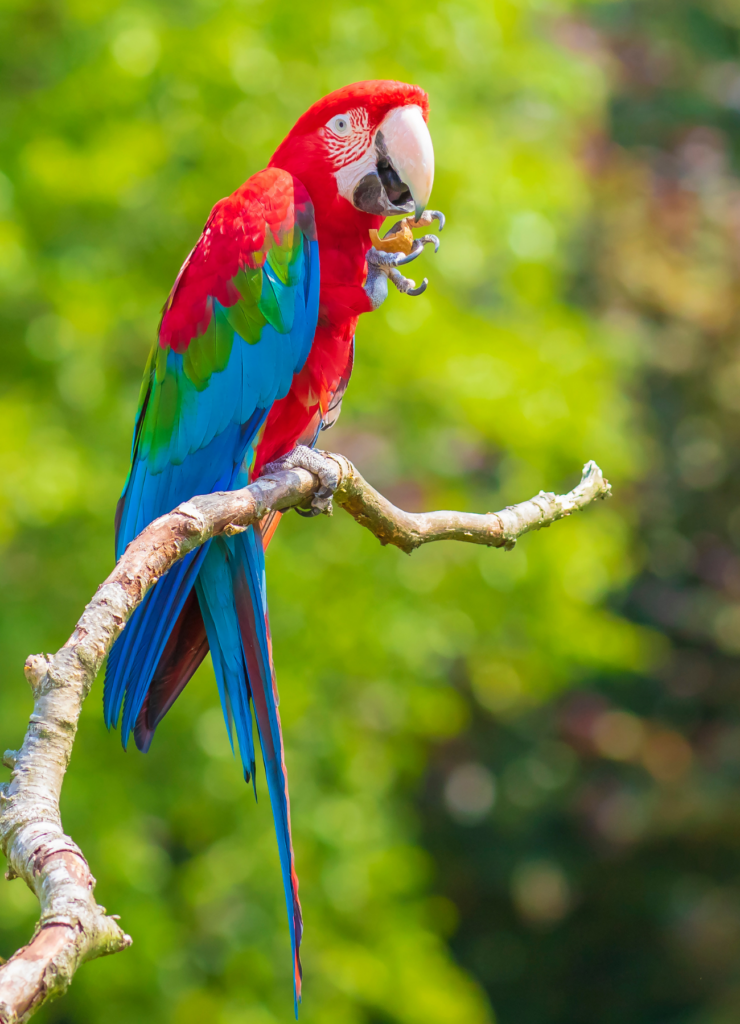
#> input picture image.png, 740 x 1024 px, found by its file name
$ python task7.py
#> lines starting #> are read from the running program, lines starting #| are printed output that depends on the picture
import cv2
import numpy as np
import matplotlib.pyplot as plt

img = cv2.imread("C:/Users/Miras/Desktop/dev/ComputerVision/image.png")
#> img is the input picture: shape (1024, 740, 3); mean B, G, R 49.9, 131.5, 116.7
img_resized = cv2.resize(img, (256, 256))
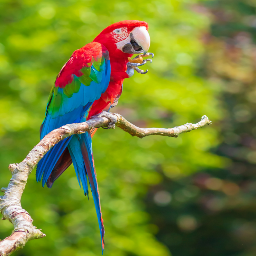
#> img_resized: shape (256, 256, 3); mean B, G, R 49.9, 131.5, 116.7
gray = cv2.cvtColor(img_resized, cv2.COLOR_BGR2GRAY)
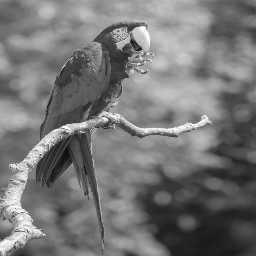
#> gray: shape (256, 256); min 9, max 254, mean 117.8

sobel_x_kernel = np.array([[-1, 0, 1],
                           [-2, 0, 2],
                           [-1, 0, 1]], dtype=np.float32)

padded_zero = np.pad(gray, pad_width=1, mode='constant', constant_values=0)
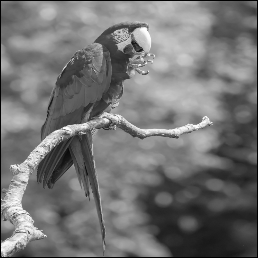
#> padded_zero: shape (258, 258); min 0, max 254, mean 116
padded_reflect = np.pad(gray, pad_width=1, mode='reflect')

sobel_zero = np.zeros_like(gray, dtype=np.float32)
sobel_reflect = np.zeros_like(gray, dtype=np.float32)

for y in range(256):
    for x in range(256):
        region_zero = padded_zero[y:y+3, x:x+3]
        region_reflect = padded_reflect[y:y+3, x:x+3]
        sobel_zero[y, x] = np.sum(region_zero * sobel_x_kernel)
        sobel_reflect[y, x] = np.sum(region_reflect * sobel_x_kernel)
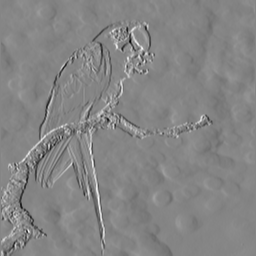
#> sobel_reflect: shape (256, 256) float32; min -583, max 531, mean -1.3; drawn with min black and max white
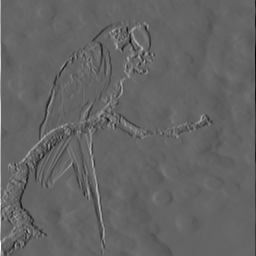
#> sobel_zero: shape (256, 256) float32; min -625, max 958, mean -0.7; drawn with min black and max white

sobel_zero_uint8 = cv2.convertScaleAbs(sobel_zero)
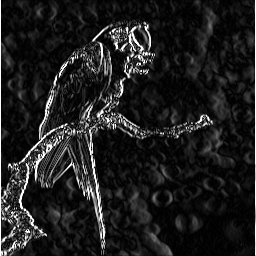
#> sobel_zero_uint8: shape (256, 256); min 0, max 255, mean 30.9
sobel_reflect_uint8 = cv2.convertScaleAbs(sobel_reflect)

patch_zero = sobel_zero_uint8[0:5, 0:5]
#> patch_zero = [[255, 2, 5, 6, 4], [255, 2, 4, 8, 8], [255, 4, 5, 10, 11], [255, 8, 9, 14, 14], [255, 10, 11, 18, 16]]
patch_reflect = sobel_reflect_uint8[0:5, 0:5]
#> patch_reflect = [[0, 2, 6, 8, 6], [0, 2, 4, 8, 8], [0, 4, 5, 10, 11], [0, 8, 9, 14, 14], [0, 10, 11, 18, 16]]

print("Zero padding Sobel X 5x5 patch (rows 0-4, cols 0-4):\n", patch_zero)
#| Zero padding Sobel X 5x5 patch (rows 0-4, cols 0-4):
#|  [[255   2   5   6   4]
#|  [255   2   4   8   8]
#|  [255   4   5  10  11]
#|  [255   8   9  14  14]
#|  [255  10  11  18  16]]
print("Reflect padding Sobel X 5x5 patch (rows 0-4, cols 0-4):\n", patch_reflect)
#| Reflect padding Sobel X 5x5 patch (rows 0-4, cols 0-4):
#|  [[ 0  2  6  8  6]
#|  [ 0  2  4  8  8]
#|  [ 0  4  5 10 11]
#|  [ 0  8  9 14 14]
#|  [ 0 10 11 18 16]]

plt.figure(figsize=(10, 4))
plt.subplot(1, 2, 1)
plt.imshow(sobel_zero_uint8, cmap="gray")
plt.title("Manual Sobel X (Zero Padding)")
plt.axis("off")

plt.subplot(1, 2, 2)
plt.imshow(sobel_reflect_uint8, cmap="gray")
plt.title("Manual Sobel X (Reflect Padding)")
plt.axis("off")

plt.tight_layout()
plt.show()
